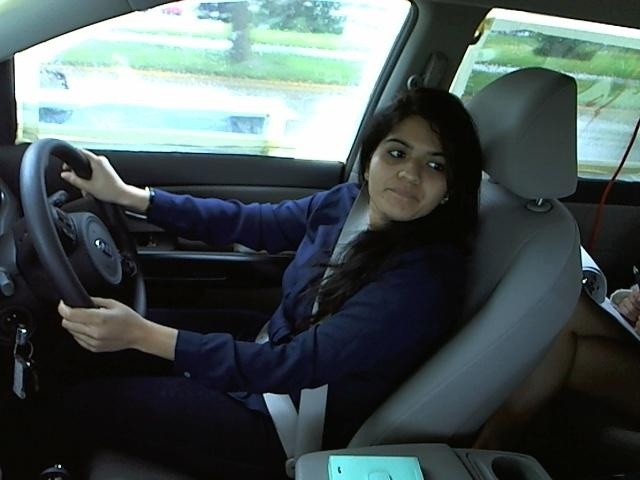
#> input picture Python_Codes_and_GradCAM/distracted.jpg, 640 x 480 px
$ python thesis_image.py
#> lines starting #> are read from the running program, lines starting #| are printed output that depends on the picture
import cv2
import matplotlib.pyplot as plt

# ==================================================
# PASTE YOUR IMAGE PATHS HERE
# ==================================================

image_paths = [
    r"distracted.jpg",
    r"drinking.jpg",
    r"drowsy.jpg",
    r"phone.jpg",
    r"gradcam_distracted.jpg",
    r"gradcam_drinking.jpg",
    r"gradcam_drowsy.jpg",
    r"gradcam_phone.jpg"
]

# Labels
labels = [
    "Distracted",
    "Drinking",
    "Drowsy",
    "Phone",
    "GradCam Distracted",
    "GradCam Drinking",
    "GradCam Drowsy",
    "GradCam Phone"
]

# Define a uniform size for all images (Width, Height)
TARGET_SIZE = (300, 300)

# ==================================================
# CREATE GRID
# ==================================================

fig, axes = plt.subplots(2, 4, figsize=(18, 8))
axes = axes.flatten()

for i in range(8):

    img = cv2.imread(image_paths[i])
#> img is the input picture: shape (480, 640, 3); mean B, G, R 84.4, 84.3, 72.4

    if img is None:
        print(f"Could not load: {image_paths[i]}")
        continue

    # 1. Convert BGR to RGB
    img = cv2.cvtColor(img, cv2.COLOR_BGR2RGB)

    # 2. Resize to ensure uniform dimensions in the grid
    img = cv2.resize(img, TARGET_SIZE, interpolation=cv2.INTER_AREA)
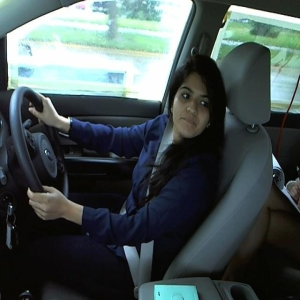
#> img: shape (300, 300, 3); mean R, G, B 72.4, 84.3, 84.4

    axes[i].imshow(img)
    axes[i].set_title(
        labels[i],
        fontsize=11,
        fontweight='bold',
        y=-0.18
    )
    axes[i].axis("off")
#> pass 2 of the loop `for i in range(8):`:
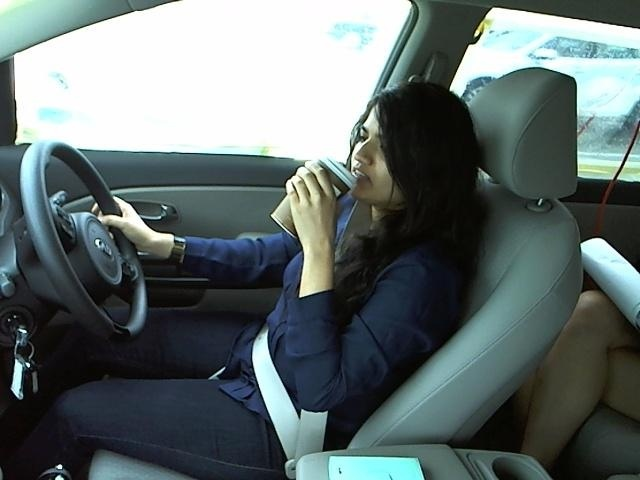
#> input picture Python_Codes_and_GradCAM/drinking.jpg, 640 x 480 px
#> img is the input picture: shape (480, 640, 3); mean B, G, R 108.6, 108.8, 97
#> `img = cv2.resize(img, TARGET_SIZE, interpolation=cv2.INTER_AREA)`:
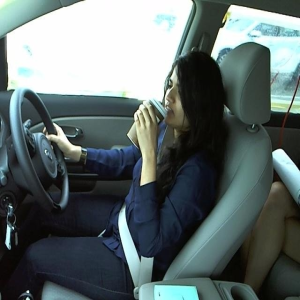
#> img: shape (300, 300, 3); mean R, G, B 97, 108.8, 108.6
#> pass 3 of the loop `for i in range(8):`:
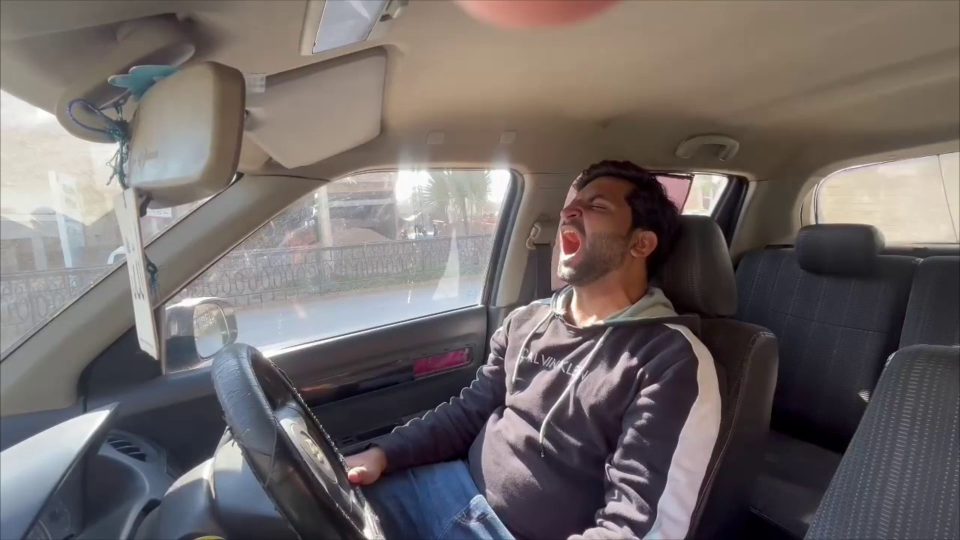
#> input picture Python_Codes_and_GradCAM/drowsy.jpg, 1920 x 1080 px (shown at 1/2 size)
#> img is the input picture: shape (1080, 1920, 3); mean B, G, R 104.1, 105.1, 112.5
#> `img = cv2.resize(img, TARGET_SIZE, interpolation=cv2.INTER_AREA)`:
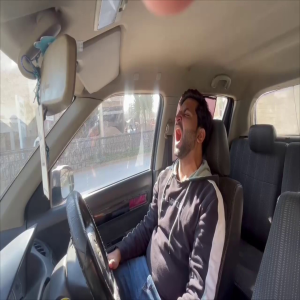
#> img: shape (300, 300, 3); mean R, G, B 112.5, 105.1, 104.1
#> the loop made 8 passes; the first 3 are shown

plt.subplots_adjust(
    wspace=0.03,
    hspace=0.15
)

plt.savefig(
    "gradcam_visualization.png",
    dpi=300,
    bbox_inches="tight",
    facecolor="white"
)
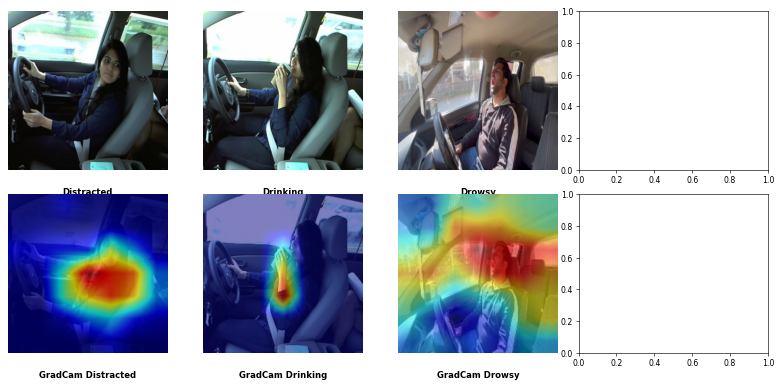
#> figure drawn by matplotlib, 6 panels

plt.show()

print("Saved as gradcam_visualization.png")
